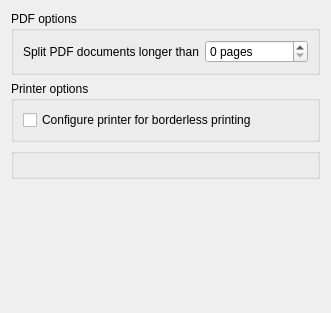
<?xml version="1.0" encoding="UTF-8"?>
<ui version="4.0">
 <class>PageSizePrintingSettings</class>
 <widget class="QWidget" name="PageSizePrintingSettings">
  <property name="windowTitle">
   <string>Form</string>
  </property>
  <layout class="QVBoxLayout" name="verticalLayout">
   <item>
    <widget class="QGroupBox" name="pdf_connfiguration_group_box">
     <property name="title">
      <string>PDF options</string>
     </property>
     <layout class="QGridLayout" name="gridLayout_5">
      <item row="0" column="0">
       <widget class="QLabel" name="pdf_page_count_limit_label">
        <property name="toolTip">
         <string>Automatically split PDF documents, if they get longer than this many pages.
Set to zero to disable splitting.


When printing PDFs using a USB flash drive directly connected to the printer,
the printer may refuse to print documents exceeding some arbitrary size limit.
To work around this limitation, you can enable this option,
and limit the number of pages per PDF. If the document has more pages,
it will be exported into multiple PDF documents automatically.</string>
        </property>
        <property name="text">
         <string>Split PDF documents longer than</string>
        </property>
        <property name="buddy">
         <cstring>pdf_page_count_limit</cstring>
        </property>
       </widget>
      </item>
      <item row="0" column="1">
       <widget class="QSpinBox" name="pdf_page_count_limit">
        <property name="sizePolicy">
         <sizepolicy hsizetype="Expanding" vsizetype="Fixed">
          <horstretch>0</horstretch>
          <verstretch>0</verstretch>
         </sizepolicy>
        </property>
        <property name="toolTip">
         <string>Automatically split PDF documents, if they get longer than this many pages.
Set to zero to disable splitting.


When printing PDFs using a USB flash drive directly connected to the printer,
the printer may refuse to print documents exceeding some arbitrary size limit.
To work around this limitation, you can enable this option,
and limit the number of pages per PDF. If the document has more pages,
it will be exported into multiple PDF documents automatically.</string>
        </property>
        <property name="suffix">
         <string> pages</string>
        </property>
        <property name="maximum">
         <number>2000000000</number>
        </property>
       </widget>
      </item>
     </layout>
    </widget>
   </item>
   <item>
    <widget class="QGroupBox" name="printer_configuration_group_box">
     <property name="title">
      <string>Printer options</string>
     </property>
     <layout class="QGridLayout" name="gridLayout_8">
      <item row="0" column="0">
       <widget class="QCheckBox" name="printer_use_borderless_printing">
        <property name="toolTip">
         <string>When enabled, instruct the printer to use borderless mode and let MTGProxyPrinter manage the printing margins.
Disable this, if your printer keeps scaling print-outs up or down.

When disabled, managing the page margins is delegated to the printer driver,
which should increase compatibility, at the expense of drawing shorter cut helper lines.</string>
        </property>
        <property name="text">
         <string>Configure printer for borderless printing</string>
        </property>
       </widget>
      </item>
     </layout>
    </widget>
   </item>
   <item>
    <widget class="PageConfigWidget" name="page_configuration_group_box">
     <property name="title">
      <string/>
     </property>
    </widget>
   </item>
   <item>
    <spacer name="spacer">
     <property name="orientation">
      <enum>Qt::Vertical</enum>
     </property>
     <property name="sizeHint" stdset="0">
      <size>
       <width>20</width>
       <height>123</height>
      </size>
     </property>
    </spacer>
   </item>
  </layout>
 </widget>
 <customwidgets>
  <customwidget>
   <class>PageConfigWidget</class>
   <extends>QGroupBox</extends>
   <header>mtg_proxy_printer.ui.page_config_widget</header>
   <container>1</container>
  </customwidget>
 </customwidgets>
 <resources/>
 <connections/>
</ui>
